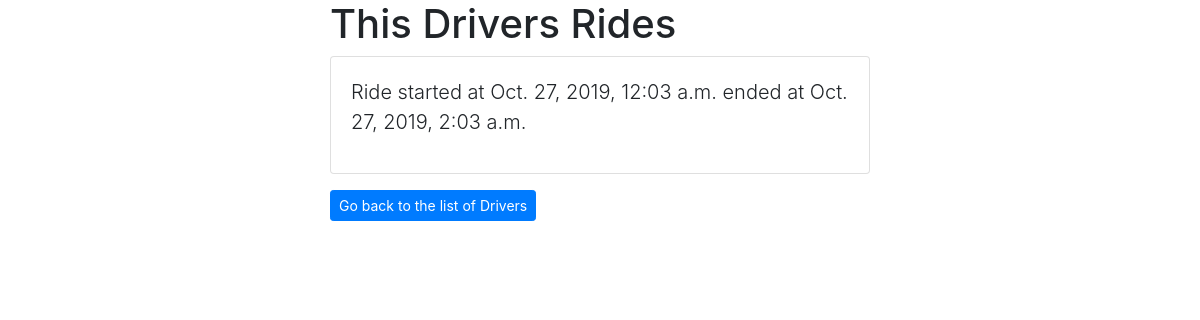
The page /driverDatabase/1 on the database as committed earlier.
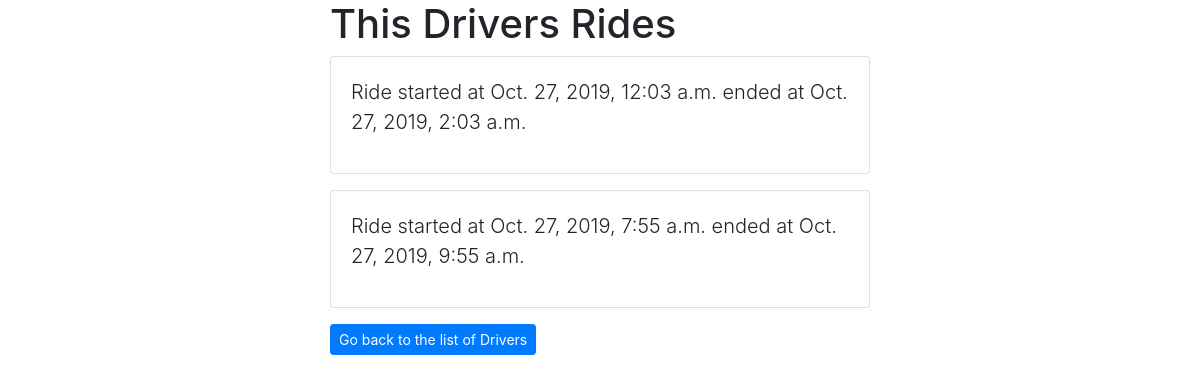
The same page on the database as committed later.
### driverDatabase/models.py (models this page shows, shortened)
class Driver( models.Model ):
    name_text = models.CharField( max_length=200 )
    date = models.DateTimeField('Time you started driving',default=0)
    end_date = models.DateTimeField('Time you ended driving',default=0)

### driverDatabase/views.py (the view)
# urls.py: path('<int:driver_id>', views.driverDetail, name='driverDetail'),
def driverDetail( request, driver_id ):
    driver = get_object_or_404( Driver, pk=driver_id)
    a = list(Driver.objects.filter(name_text=driver.name_text))
    context = { 'thisDriversRides':a }
    return render( request, 'driverDatabase/driverDetail.html', context)

### templates/driverDatabase/driverDetail.html
{% extends 'base.html' %}
{% block content %}
    <h1 class="text-center-mb-3"> This Drivers Rides </h1>
    {% if thisDriversRides %}
        {% for ride in thisDriversRides %}
            <div class="card mb-3">
                <div class="card-body">
                    <p class="lead"> Ride started at {{ ride.date }} ended at {{ ride.end_date }} </p>
                </div>
            </div>
        {% endfor %}
    {% endif %}
    <a href="{% url 'driverDatabase:index' %}" class="btn btn-primary btn-sm"> Go back to the list of Drivers </a>
{% endblock %}

Rows that differ between the two databases and show on the page:
added Driver: date "Oct. 27, 2019, 7:55 a.m.", end_date "Oct. 27, 2019, 9:55 a.m."
